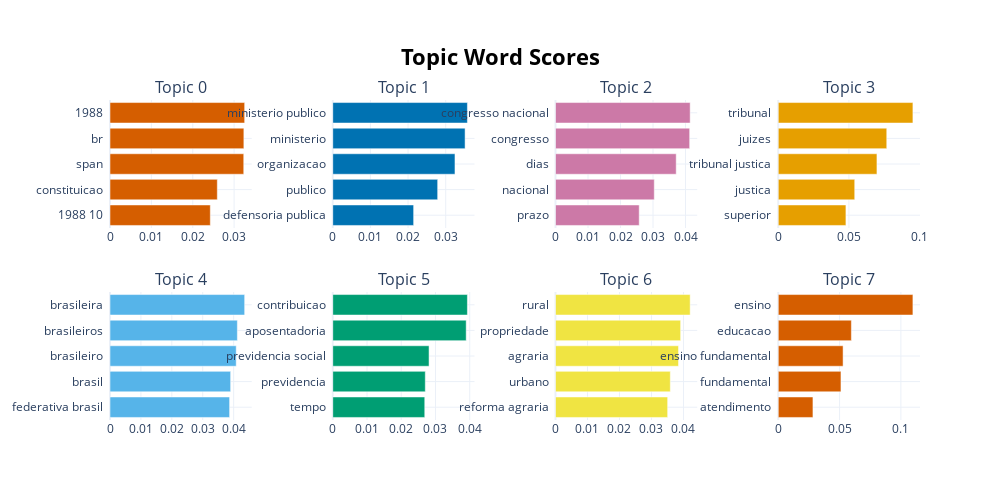

The cell this chart's notebook holds for it:
### Code cell
model.visualize_barchart()

### Figure 1 — Plotly figure (JSON) as saved in the notebook; plotly's stock layout.template omitted (floating-point values rounded to 4 significant figures)
{"data": [{"marker": {"color": "#D55E00"}, "orientation": "h", "type": "bar", "x": [0.02425, 0.02594, 0.03233, 0.03235, 0.03255], "xaxis": "x", "y": ["1988 10  ", "constituicao  ", "span  ", "br  ", "1988  "], "yaxis": "y"}, {"marker": {"color": "#0072B2"}, "orientation": "h", "type": "bar", "x": [0.02148, 0.02786, 0.03246, 0.03515, 0.03577], "xaxis": "x2", "y": ["defensoria publica  ", "publico  ", "organizacao  ", "ministerio  ", "ministerio publico  "], "yaxis": "y2"}, {"marker": {"color": "#CC79A7"}, "orientation": "h", "type": "bar", "x": [0.02574, 0.03038, 0.03713, 0.04127, 0.04142], "xaxis": "x3", "y": ["prazo  ", "nacional  ", "dias  ", "congresso  ", "congresso nacional  "], "yaxis": "y3"}, {"marker": {"color": "#E69F00"}, "orientation": "h", "type": "bar", "x": [0.04788, 0.0541, 0.06982, 0.07676, 0.09527], "xaxis": "x4", "y": ["superior  ", "justica  ", "tribunal justica  ", "juizes  ", "tribunal  "], "yaxis": "y4"}, {"marker": {"color": "#56B4E9"}, "orientation": "h", "type": "bar", "x": [0.03869, 0.03903, 0.04083, 0.0412, 0.04356], "xaxis": "x5", "y": ["federativa brasil  ", "brasil  ", "brasileiro  ", "brasileiros  ", "brasileira  "], "yaxis": "y5"}, {"marker": {"color": "#009E73"}, "orientation": "h", "type": "bar", "x": [0.02686, 0.02702, 0.02812, 0.03896, 0.03932], "xaxis": "x6", "y": ["tempo  ", "previdencia  ", "previdencia social  ", "aposentadoria  ", "contribuicao  "], "yaxis": "y6"}, {"marker": {"color": "#F0E442"}, "orientation": "h", "type": "bar", "x": [0.03505, 0.03588, 0.03845, 0.03911, 0.04209], "xaxis": "x7", "y": ["reforma agraria  ", "urbano  ", "agraria  ", "propriedade  ", "rural  "], "yaxis": "y7"}, {"marker": {"color": "#D55E00"}, "orientation": "h", "type": "bar", "x": [0.02829, 0.05113, 0.05286, 0.05962, 0.1098], "xaxis": "x8", "y": ["atendimento  ", "fundamental  ", "ensino fundamental  ", "educacao  ", "ensino  "], "yaxis": "y8"}], "layout": {"annotations": [{"font": {"size": 16}, "showarrow": false, "text": "Topic 0", "x": 0.0875, "xanchor": "center", "xref": "paper", "y": 1, "yanchor": "bottom", "yref": "paper"}, {"font": {"size": 16}, "showarrow": false, "text": "Topic 1", "x": 0.3625, "xanchor": "center", "xref": "paper", "y": 1, "yanchor": "bottom", "yref": "paper"}, {"font": {"size": 16}, "showarrow": false, "text": "Topic 2", "x": 0.6375, "xanchor": "center", "xref": "paper", "y": 1, "yanchor": "bottom", "yref": "paper"}, {"font": {"size": 16}, "showarrow": false, "text": "Topic 3", "x": 0.9125, "xanchor": "center", "xref": "paper", "y": 1, "yanchor": "bottom", "yref": "paper"}, {"font": {"size": 16}, "showarrow": false, "text": "Topic 4", "x": 0.0875, "xanchor": "center", "xref": "paper", "y": 0.4, "yanchor": "bottom", "yref": "paper"}, {"font": {"size": 16}, "showarrow": false, "text": "Topic 5", "x": 0.3625, "xanchor": "center", "xref": "paper", "y": 0.4, "yanchor": "bottom", "yref": "paper"}, {"font": {"size": 16}, "showarrow": false, "text": "Topic 6", "x": 0.6375, "xanchor": "center", "xref": "paper", "y": 0.4, "yanchor": "bottom", "yref": "paper"}, {"font": {"size": 16}, "showarrow": false, "text": "Topic 7", "x": 0.9125, "xanchor": "center", "xref": "paper", "y": 0.4, "yanchor": "bottom", "yref": "paper"}], "height": 500, "hoverlabel": {"bgcolor": "white", "font": {"family": "Rockwell", "size": 16}}, "showlegend": false, "title": {"font": {"color": "Black", "size": 22}, "text": "<b>Topic Word Scores", "x": 0.5, "xanchor": "center", "yanchor": "top"}, "width": 1000, "xaxis": {"anchor": "y", "domain": [0, 0.175], "showgrid": true}, "xaxis2": {"anchor": "y2", "domain": [0.275, 0.45], "showgrid": true}, "xaxis3": {"anchor": "y3", "domain": [0.55, 0.725], "showgrid": true}, "xaxis4": {"anchor": "y4", "domain": [0.825, 1], "showgrid": true}, "xaxis5": {"anchor": "y5", "domain": [0, 0.175], "showgrid": true}, "xaxis6": {"anchor": "y6", "domain": [0.275, 0.45], "showgrid": true}, "xaxis7": {"anchor": "y7", "domain": [0.55, 0.725], "showgrid": true}, "xaxis8": {"anchor": "y8", "domain": [0.825, 1], "showgrid": true}, "yaxis": {"anchor": "x", "domain": [0.6, 1], "showgrid": true}, "yaxis2": {"anchor": "x2", "domain": [0.6, 1], "showgrid": true}, "yaxis3": {"anchor": "x3", "domain": [0.6, 1], "showgrid": true}, "yaxis4": {"anchor": "x4", "domain": [0.6, 1], "showgrid": true}, "yaxis5": {"anchor": "x5", "domain": [0, 0.4], "showgrid": true}, "yaxis6": {"anchor": "x6", "domain": [0, 0.4], "showgrid": true}, "yaxis7": {"anchor": "x7", "domain": [0, 0.4], "showgrid": true}, "yaxis8": {"anchor": "x8", "domain": [0, 0.4], "showgrid": true}}}
